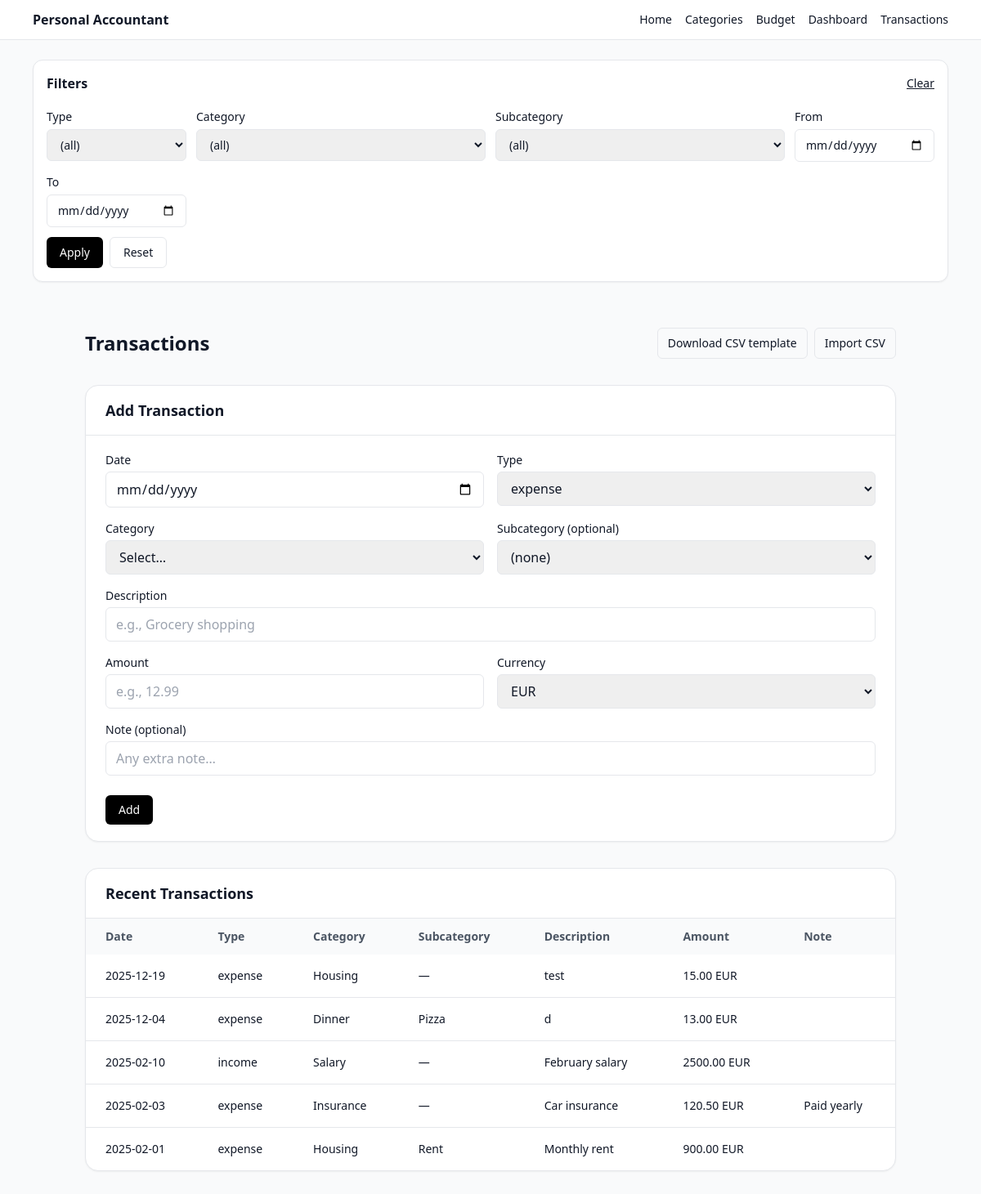
Page /transaction (signed in) on the earlier database version.
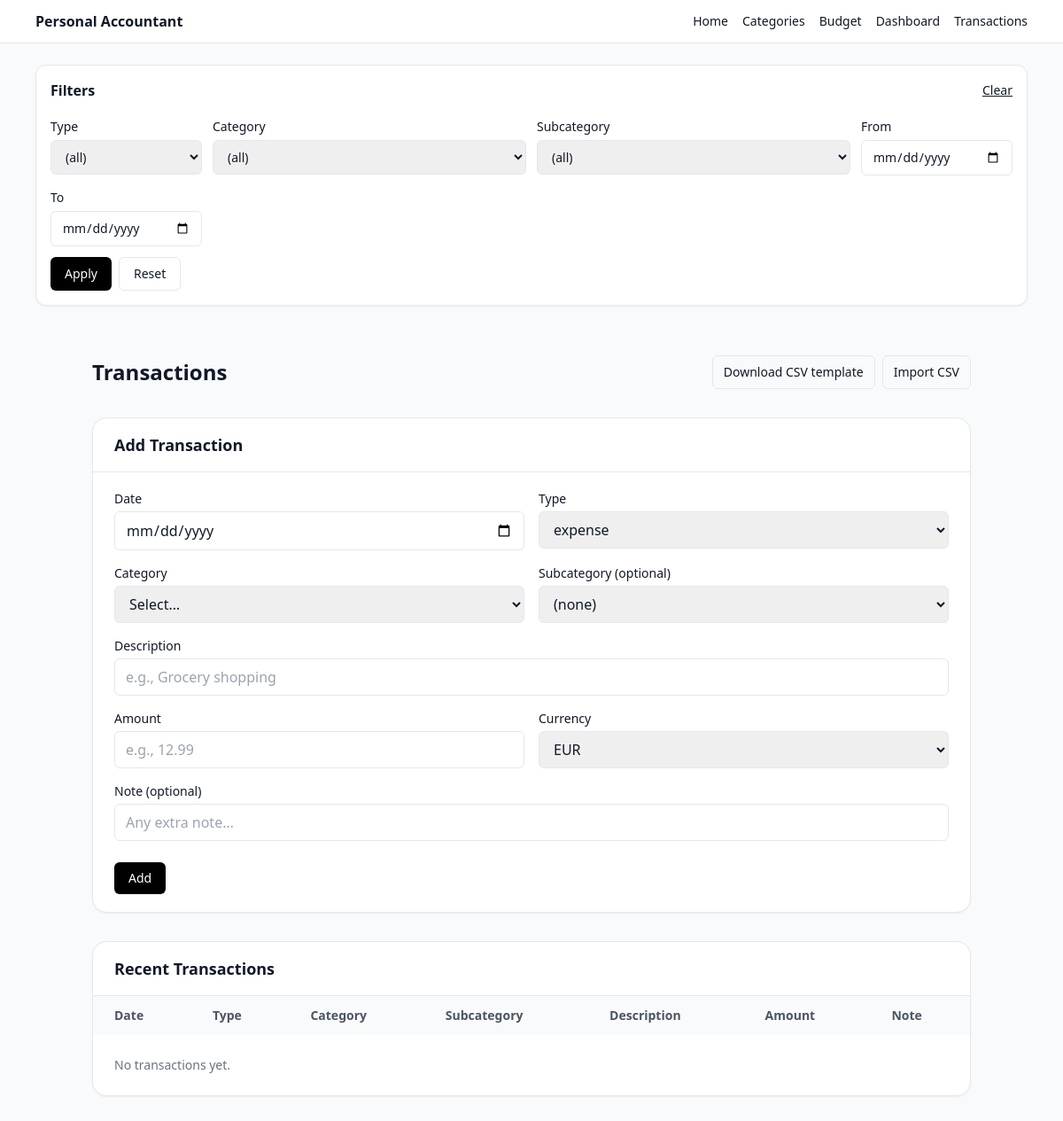
Same page on the later database version.
### app/models.py (models this page shows)
class Transaction(SQLModel, table=True):
    id: Optional[int] = Field(default=None, primary_key=True)
    user_id: int = Field(index=True)
    date: _date = Field(index=True)
    type: BudgetType = Field(index=True)
    category_id: int = Field(index=True)
    subcategory_id: Optional[int] = Field(default=None, index=True)
    description: Optional[str] = None
    amount_cents: int
    currency: str = "EUR"
    note: Optional[str] = None
    created_at: datetime = Field(default_factory=datetime.utcnow, index=True)

class Category(SQLModel, table=True):
    __table_args__ = (
        UniqueConstraint("user_id", "name", name="uq_category_user_name"),
    )
    id: int | None = Field(default=None, primary_key=True)
    user_id: int = Field(foreign_key="user.id", index=True)
    name: str
    icon: str | None = None  # emoji or icon key
    created_at: datetime = Field(default_factory=datetime.utcnow)

class Subcategory(SQLModel, table=True):
    __table_args__ = (
        UniqueConstraint("category_id", "name", name="uq_subcategory_category_name"),
    )
    id: int | None = Field(default=None, primary_key=True)
    user_id: int = Field(foreign_key="user.id", index=True)   # convenience + ownership
    category_id: int = Field(foreign_key="category.id", index=True)
    name: str
    icon: str | None = None
    created_at: datetime = Field(default_factory=datetime.utcnow)

### app/routes/transactions.py (the view)
@router.get("/transaction", response_class=HTMLResponse)
def list_transactions(
    request: Request,
    db: Session = Depends(get_session),
    uid: int | None = Depends(current_user_id),
):
    if not uid:
        return RedirectResponse(url="/login", status_code=303)
    qp = request.query_params
    filters = TxFilters(
        tx_type=qp.get("type", "") or "",
        category_id=qp.get("category_id", "") or "",
        subcategory_id=qp.get("subcategory_id", "") or "",
        date_from=qp.get("date_from", "") or "",
        date_to=qp.get("date_to", "") or "",
        currency=qp.get("currency", "") or "",
        q=qp.get("q", "") or "",
    )
    return _render_transactions_page(request, uid, db, filters=filters)

### templates/transactions.html (shortened to what the changed rows need)
{% extends "_base.html" %}
{% block content %}
  {% include "_transaction_filters.html" %}
  <div class="max-w-5xl mx-auto px-4 py-8 space-y-8">
    <div class="flex items-center justify-between">
      <h1 class="text-2xl font-semibold">Transactions</h1>
    </div>
    <div class="rounded-2xl border bg-white shadow-sm">
      <div class="border-b px-6 py-4">
        <h2 class="text-lg font-semibold">Add Transaction</h2>
      </div>
    </div>
    <div class="rounded-2xl border bg-white shadow-sm overflow-hidden">
      <div class="border-b px-6 py-4">
        <h2 class="text-lg font-semibold">Recent Transactions</h2>
      </div>
      <div class="overflow-x-auto">
        <table class="min-w-full text-sm">
          <thead class="bg-gray-50 text-gray-600">
            <tr>
              <th class="text-left px-6 py-3">Date</th>
              <th class="text-left px-6 py-3">Type</th>
              <th class="text-left px-6 py-3">Category</th>
              <th class="text-left px-6 py-3">Subcategory</th>
              <th class="text-left px-6 py-3">Description</th>
              <th class="text-left px-6 py-3">Amount</th>
              <th class="text-left px-6 py-3">Note</th>
            </tr>
          </thead>
          <tbody class="divide-y">
            {% for t in transactions %}
              <tr>
                <td class="px-6 py-4 whitespace-nowrap">{{ t.date }}</td>
                <td class="px-6 py-4 whitespace-nowrap">{{ (t.type.value if t.type is not none and t.type.value is defined else t.type) }}</td>
                <td class="px-6 py-4 whitespace-nowrap">
                  {% set cat = categories_by_id.get(t.category_id) %}
                  {% if cat %}
                    {% if cat.icon %}{{ cat.icon }} {% endif %}{{ cat.name }}
                  {% else %}
                    —
                  {% endif %}
                </td>
                <td class="px-6 py-4 whitespace-nowrap">
                  {% if t.subcategory_id %}
                    {% set sub = subcategories_by_id.get(t.subcategory_id) %}
                    {% if sub %}
                      {% if sub.icon %}{{ sub.icon }} {% endif %}{{ sub.name }}
                    {% else %}
                      —
                    {% endif %}
                  {% else %}
                    —
                  {% endif %}
                </td>
                <td class="px-6 py-4">{{ t.description }}</td>
                <td class="px-6 py-4 whitespace-nowrap">
                  {{ cents_to_euros_str(t.amount_cents) }} {{ t.currency }}
                </td>
                <td class="px-6 py-4">{{ t.note or "" }}</td>
              </tr>
            {% endfor %}
            {% if transactions|length == 0 %}
              <tr>
                <td class="px-6 py-6 text-gray-500" colspan="7">No transactions yet.</td>
              </tr>
            {% endif %}
          </tbody>
        </table>
      </div>
    </div>
  </div>
{% endblock %}

Differences in the rows shown:
removed Transaction: date "2025-12-19", type "expense", description "test", amount_cents "15.00", currency "EUR"
removed Category: name "Housing"
removed Transaction: date "2025-12-04", type "expense", description "d", amount_cents "13.00", currency "EUR"
removed Category: name "Dinner"
removed Subcategory: name "Pizza"
removed Transaction: date "2025-02-10", type "income", description "February salary", amount_cents "2500.00", currency "EUR"
removed Category: name "Salary"
removed Transaction: date "2025-02-03", type "expense", description "Car insurance", amount_cents "120.50", currency "EUR", note "Paid yearly"
removed Category: name "Insurance"
removed Transaction: date "2025-02-01", type "expense", description "Monthly rent", amount_cents "900.00", currency "EUR"
removed Subcategory: name "Rent"
Other differences:
text now shown: "No transactions yet."
